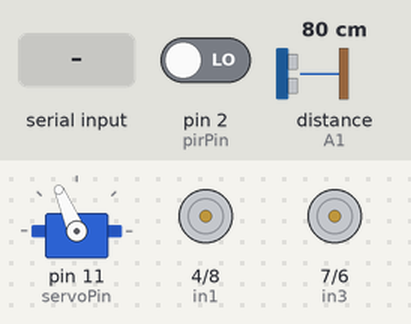
A sketch run on a simulated Arduino Uno, built with avr-gcc and run on an emulated ATmega328P. On the bench: servo, motor-driver pin pairs drawn as motors (green arrow = first pin HIGH = forward, orange = second pin HIGH = backward, longer = more drive, scaled by the enable pin). Wiring (inferred from the names in the program): ultrasonic range finder: trigger A0; echo A1. The inputs (shaded band) are chosen by the test bench; at power-on: distance to the obstacle (sensor on A1) 80 cm, pin 2 (pirPin) LOW. The echo pulse lasts 58.3 µs per cm.

Above: at 1.28 s.
1.3 s: "FORWARD\n" received over Serial
At 1.9 s:
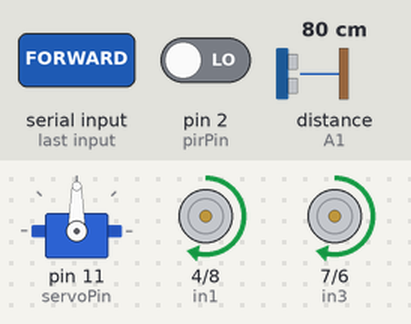
2.8 s: distance to the obstacle (sensor on A1) set to 18 cm
4.3 s: distance to the obstacle (sensor on A1) set to 14 cm
At 4.83 s:
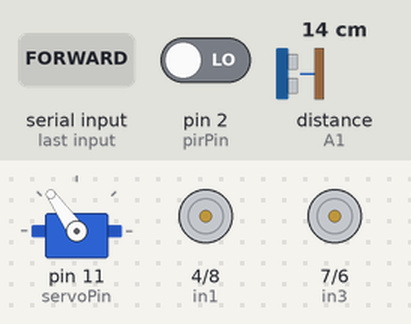
7.3 s: "BACKWARD\n" received over Serial
At 7.46 s:
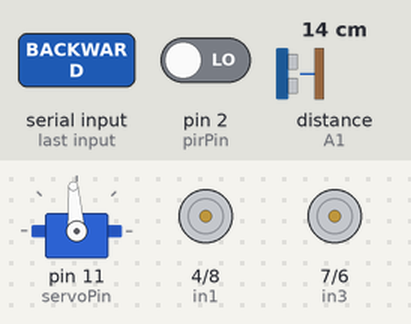
Timing chart, 0 to 14.3 s (numbered marks = the images above; inputs shaded):
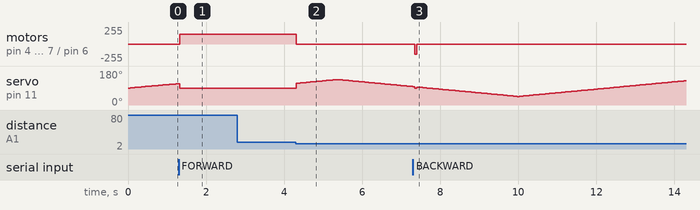

Measured:
- the behaviour switches between 16 and 15 cm on distance to the obstacle (sensor on A1) (found by bisection; images 1 and 2)
- after the input at 1.3 s, motor on pin 4 (in1) / pin 8 (in2), motor on pin 7 (in3) / pin 6 (in4): stopped → forward 150/255 at once
- after the input at 2.8 s, every drawn part: stays the same
- after the input at 4.3 s, motor on pin 4 (in1) / pin 8 (in2), motor on pin 7 (in3) / pin 6 (in4): forward 150/255 → stopped at once; servo on pin 11 (servoPin): rises from 90° to 135° in 1.0 s, then falls to 97° in 2.0 s
- after the input at 7.3 s, motor on pin 4 (in1) / pin 8 (in2), motor on pin 7 (in3) / pin 6 (in4): stopped → backward 150/255 after 0.05 s, → stopped 0.05 s later

The sketch:

arduino_code.ino
```cpp
#include <Servo.h>

// --- MOTOR PINS (L298N) ---
const int enA = 3;
const int in1 = 4;
const int in2 = 8;

const int enB = 5;
const int in3 = 7;
const int in4 = 6;

// --- SENSOR PINS ---
const int pirPin = 2;
const int trigPin = A0;
const int echoPin = A1;
const int servoPin = 11;

// --- VARIABLES ---
Servo neckServo;
long duration;
int distance;
bool humanDetectedFlag = false;
int robotSpeed = 150;

// --- SERVO "RADAR" VARIABLES ---
unsigned long previousServoMillis = 0;
const long servoInterval = 30;
int servoPos = 90;
int servoDirection = 1;

// --- NEW: STATE TRACKER ---
bool isMoving = false; // Tracks if the robot is currently driving

void setup() {
  Serial.begin(9600);

  pinMode(pirPin, INPUT);
  pinMode(trigPin, OUTPUT);
  pinMode(echoPin, INPUT);

  pinMode(enA, OUTPUT);
  pinMode(in1, OUTPUT);
  pinMode(in2, OUTPUT);

  pinMode(enB, OUTPUT);
  pinMode(in3, OUTPUT);
  pinMode(in4, OUTPUT);

  neckServo.attach(servoPin);
  neckServo.write(90);

  stopMotors();
}

void loop() {
  // 1. REFLEX: Ultrasonic Crash Prevention
  digitalWrite(trigPin, LOW);
  delayMicroseconds(2);
  digitalWrite(trigPin, HIGH);
  delayMicroseconds(10);
  digitalWrite(trigPin, LOW);

  duration = pulseIn(echoPin, HIGH);
  distance = duration * 0.034 / 2;

  if (distance > 0 && distance < 15) {
    stopMotors();
  }

  // --- UPDATED: SMART RADAR SWEEP ---
  // Only sweep the head if the robot is completely stopped
  if (!isMoving) {
    unsigned long currentMillis = millis();
    if (currentMillis - previousServoMillis >= servoInterval) {
      previousServoMillis = currentMillis;
      servoPos += servoDirection;

      if (servoPos >= 135 || servoPos <= 45) {
        servoDirection = -servoDirection;
      }
      neckServo.write(servoPos);
    }
  }

  // 2. SENSE: PIR Human Detection
  int currentPirState = digitalRead(pirPin);
  if (currentPirState == HIGH && !humanDetectedFlag) {
    Serial.println("HUMAN_DETECTED");
    humanDetectedFlag = true;
  } else if (currentPirState == LOW) {
    humanDetectedFlag = false;
  }

  // 3. LISTEN: Commands from the Raspberry Pi
  if (Serial.available() > 0) {
    String command = Serial.readStringUntil('\n');
    command.trim();

    if (command == "FORWARD" && distance >= 15) {
      moveForward();
    } else if (command == "BACKWARD") {
      moveBackward();
    } else if (command == "STOP") {
      stopMotors();
    }
  }

  delay(50); // Keep the loop stable
}

// --- Motor Control Functions ---

void moveForward() {
  isMoving = true;        // Tell the brain we are moving
  neckServo.write(90);    // Snap head to center to watch for crashes
  analogWrite(enA, robotSpeed);
  analogWrite(enB, robotSpeed);
  digitalWrite(in1, HIGH); digitalWrite(in2, LOW);
  digitalWrite(in3, HIGH); digitalWrite(in4, LOW);
}

void moveBackward() {
  isMoving = true;        // Tell the brain we are moving
  neckServo.write(90);    // Snap head to center
  analogWrite(enA, robotSpeed);
  analogWrite(enB, robotSpeed);
  digitalWrite(in1, LOW); digitalWrite(in2, HIGH);
  digitalWrite(in3, LOW); digitalWrite(in4, HIGH);
}

void stopMotors() {
  isMoving = false;       // Tell the brain we stopped (radar will resume)
  analogWrite(enA, 0);
  analogWrite(enB, 0);
  digitalWrite(in1, LOW); digitalWrite(in2, LOW);
  digitalWrite(in3, LOW); digitalWrite(in4, LOW);
}
```
